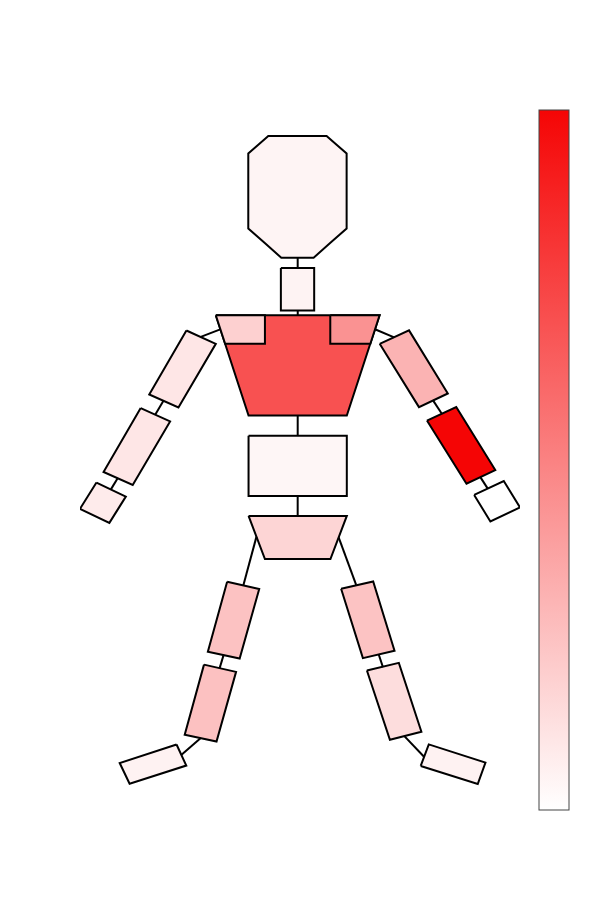
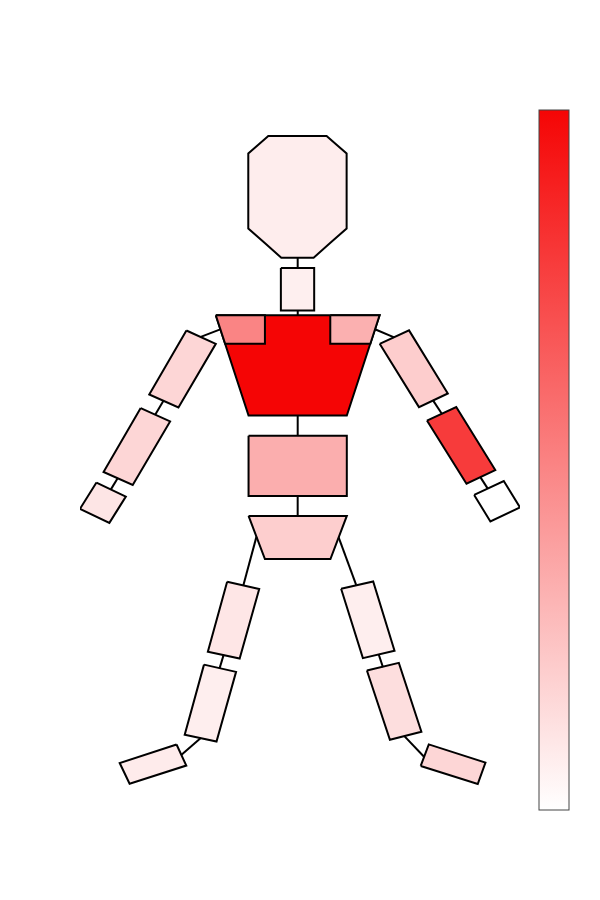

The code cell stored with these charts, in order, in its notebook:
### Code cell
# Code for color code Plot for Decoder E

white =  (255, 255, 255) # White
whiteColorBar = 'rgb(255, 255, 255)'
darkColor = 'rgb(245,5,5)'
print("Body Heatmap for decoder E x-axis")
# Retrieve and reshape data 
coefficientsModelE_x = modelE_dict['Coeff'][0]
coefficientsModelE_x_reshaped = coefficientsModelE_x.reshape(18,3)

# Sum all coefficients across all rotations and positions for each rigid body and normalise
coefficientsModelE_sumDOF = np.sum(np.abs(coefficientsModelE_x_reshaped),1)
coefficientsModelE_sumDOF = coefficientsModelE_sumDOF / sum(coefficientsModelE_sumDOF)

# Create a list with all rigid bodies in skeleton and set rigid bodies that don't have components to 0
coefficients_E_X = np.zeros((19))
coefficients_E_X[0:12] = coefficientsModelE_sumDOF[0:12]
coefficients_E_X[13:19] = coefficientsModelE_sumDOF[12:18]

# Normalise so the max value is 1
coefficients_E_X = coefficients_E_X/ max(coefficients_E_X)






# Set location and import body parts ( list of names of bodies that coefficients correspond to)
location = '../../BodyGraphics/body.svg'

# Extract shape data from the svg file
elements,points,pathElements,bodyPartMapping = extractShapesFromSVG(location=location,parts=bodyParts)

# Set colours for each coefficient
colours = [get_color_hex(i,white,decoderEColor) for i in coefficients_E_X]


# Draw the object 
drawObject(points,elements,colours,bodyPartMapping,saveGameLocation+"_bodySchematic_decoderE_xAxis.svg",
           lightColor = whiteColorBar, darkColor = decoderEColorbar)
#print(coefficients_E_X)


# Now for y plane


print("Body Heatmap for decoder E y-axis")
# Retrieve and reshape data 
coefficientsModelE_y = modelE_dict['Coeff'][1]
coefficientsModelE_y_reshaped = coefficientsModelE_y.reshape(18,3)

# Sum all coefficients across all rotations and positions for each rigid body and normalise
coefficientsModelE_sumDOF = np.sum(np.abs(coefficientsModelE_y_reshaped),1)
coefficientsModelE_sumDOF = coefficientsModelE_sumDOF / sum(coefficientsModelE_sumDOF)

# Create a list with all rigid bodies in skeleton and set rigid bodies that don't have components to 0
coefficients_E_Y = np.zeros((19))
coefficients_E_Y[0:12] = coefficientsModelE_sumDOF[0:12]
coefficients_E_Y[13:19] = coefficientsModelE_sumDOF[12:18]

# Normalise so the max value is 1
coefficients_E_Y = coefficients_E_Y/ max(coefficients_E_Y)








# Set location and import body parts ( list of names of bodies that coefficients correspond to)
location = '../../BodyGraphics/body.svg'

# Extract shape data from the svg file
elements,points,pathElements,bodyPartMapping = extractShapesFromSVG(location=location,parts=bodyParts)

# Set colours for each coefficient
colours = [get_color_hex(i,white,decoderEColor) for i in coefficients_E_Y]


# Draw the object 
drawObject(points,elements,colours,bodyPartMapping,saveGameLocation+"_bodySchematic_decoderE_yAxis.svg",
        lightColor = whiteColorBar, darkColor = decoderEColorbar)
#print(coefficients_E_X)

### Figure 1 — Plotly figure (JSON) as saved in the notebook; plotly's stock layout.template omitted (floating-point values rounded to 4 significant figures)
{"data": [{"hoverinfo": "none", "marker": {"cmax": 1, "cmin": 0, "colorbar": {"tickvals": [], "title": {"text": ""}}, "colorscale": [[0, "rgb(255, 255, 255)"], [1, "rgb(245,5,5)"]]}, "mode": "markers", "type": "scatter", "x": [null], "y": [null]}, {"fill": "toself", "fillcolor": "#000000", "line": {"color": "#000000", "width": 2}, "mode": "lines", "type": "scatter", "x": [107.5, 110.5, 112.8], "y": [-167.4, -176.5, -184.0]}, {"fill": "toself", "fillcolor": "#fef3f3", "line": {"color": "#000000", "width": 2}, "mode": "lines", "type": "scatter", "x": [89.87, 100.0, 100.0, 89.87, 89.87], "y": [-73.58, -73.58, -88.36, -88.36, -73.58]}, {"fill": "toself", "fillcolor": "#fee6e6", "line": {"color": "#000000", "width": 2}, "mode": "lines", "type": "scatter", "x": [61.03, 70, 58.59, 49.68, 61.03], "y": [-95.35, -100, -122.2, -117.6, -95.35]}, {"fill": "toself", "fillcolor": "#fbb3b3", "line": {"color": "#000000", "width": 2}, "mode": "lines", "type": "scatter", "x": [120.0, 129.0, 140.8, 132.0, 120.0], "y": [-99.98, -95.29, -117.3, -122.0, -99.98]}, {"fill": "toself", "fillcolor": "#fee6e6", "line": {"color": "#000000", "width": 2}, "mode": "lines", "type": "scatter", "x": [47.07, 56.05, 44.64, 35.73, 47.07], "y": [-122.4, -127.0, -149.2, -144.7, -122.4]}, {"fill": "toself", "fillcolor": "#f50505", "line": {"color": "#000000", "width": 2}, "mode": "lines", "type": "scatter", "x": [134.5, 143.4, 155.3, 146.5, 134.5], "y": [-126.7, -122.0, -144.0, -148.8, -126.7]}, {"fill": "toself", "fillcolor": "#fef6f6", "line": {"color": "#000000", "width": 2}, "mode": "lines", "type": "scatter", "x": [80, 110, 110, 80, 80], "y": [-132, -132, -153, -153, -132]}, {"fill": "toself", "fillcolor": "#000000", "line": {"color": "#000000", "width": 2}, "mode": "lines", "type": "scatter", "x": [65.41, 71.35, 71.35], "y": [-97.57, -94.95, -94.95]}, {"fill": "toself", "fillcolor": "#000000", "line": {"color": "#000000", "width": 2}, "mode": "lines", "type": "scatter", "x": [124.4, 118.6, 118.6], "y": [-97.73, -94.9, -94.9]}, {"fill": "toself", "fillcolor": "#fdd5d5", "line": {"color": "#000000", "width": 2}, "mode": "lines", "type": "scatter", "x": [80, 85, 105, 110, 80], "y": [-160, -175, -175, -160, -160]}, {"fill": "toself", "fillcolor": "#000000", "line": {"color": "#000000", "width": 2}, "mode": "lines", "type": "scatter", "x": [40.08, 38.92, 37.97], "y": [-146.8, -149.0, -150.7]}, {"fill": "toself", "fillcolor": "#000000", "line": {"color": "#000000", "width": 2}, "mode": "lines", "type": "scatter", "x": [150.7, 152.0, 153.0], "y": [-146.4, -148.6, -150.4]}, {"fill": "toself", "fillcolor": "#000000", "line": {"color": "#000000", "width": 2}, "mode": "lines", "type": "scatter", "x": [95.0, 95.0], "y": [-69.88, -73.68]}, {"fill": "toself", "fillcolor": "#000000", "line": {"color": "#000000", "width": 2}, "mode": "lines", "type": "scatter", "x": [95.01, 95.01], "y": [-88.37, -90.09]}, {"fill": "toself", "fillcolor": "#000000", "line": {"color": "#000000", "width": 2}, "mode": "lines", "type": "scatter", "x": [95.0, 95.0], "y": [-124.7, -132.1]}, {"fill": "toself", "fillcolor": "#000000", "line": {"color": "#000000", "width": 2}, "mode": "lines", "type": "scatter", "x": [136.3, 137.8, 139.0], "y": [-119.6, -122.2, -124.3]}, {"fill": "toself", "fillcolor": "#000000", "line": {"color": "#000000", "width": 2}, "mode": "lines", "type": "scatter", "x": [95.0, 95.0], "y": [-153.0, -160.0]}, {"fill": "toself", "fillcolor": "#000000", "line": {"color": "#000000", "width": 2}, "mode": "lines", "type": "scatter", "x": [54.07, 52.68, 51.54], "y": [-119.8, -122.4, -124.6]}, {"fill": "toself", "fillcolor": "#fcc3c3", "line": {"color": "#000000", "width": 2}, "mode": "lines", "type": "scatter", "x": [108.3, 118.0, 124.6, 114.9, 108.3], "y": [-185.4, -182.8, -207.0, -209.6, -185.4]}, {"fill": "toself", "fillcolor": "#fddddd", "line": {"color": "#000000", "width": 2}, "mode": "lines", "type": "scatter", "x": [116.1, 125.9, 132.8, 123.2, 116.1], "y": [-213.9, -211.2, -235.3, -238.0, -213.9]}, {"fill": "toself", "fillcolor": "#000000", "line": {"color": "#000000", "width": 2}, "mode": "lines", "type": "scatter", "x": [82.42, 80.22, 78.4], "y": [-167.2, -176.6, -184.2]}, {"fill": "toself", "fillcolor": "#fcc2c2", "line": {"color": "#000000", "width": 2}, "mode": "lines", "type": "scatter", "x": [73.46, 83.25, 77.29, 67.58, 73.46], "y": [-182.9, -185.4, -209.7, -207.3, -182.9]}, {"fill": "toself", "fillcolor": "#fcc1c1", "line": {"color": "#000000", "width": 2}, "mode": "lines", "type": "scatter", "x": [66.4, 76.19, 70.22, 60.51, 66.4], "y": [-211.8, -214.4, -238.6, -236.2, -211.8]}, {"fill": "toself", "fillcolor": "#000000", "line": {"color": "#000000", "width": 2}, "mode": "lines", "type": "scatter", "x": [72.41, 71.71, 71.13], "y": [-208.3, -211.0, -213.2]}, {"fill": "toself", "fillcolor": "#000000", "line": {"color": "#000000", "width": 2}, "mode": "lines", "type": "scatter", "x": [119.7, 120.4, 121.0], "y": [-208.1, -210.7, -212.7]}, {"fill": "toself", "fillcolor": "#fef2f2", "line": {"color": "#000000", "width": 2}, "mode": "lines", "type": "scatter", "x": [132.6, 135.0, 152.3, 150.0, 132.6], "y": [-247.1, -239.6, -246.0, -253.4, -247.1]}, {"fill": "toself", "fillcolor": "#000000", "line": {"color": "#000000", "width": 2}, "mode": "lines", "type": "scatter", "x": [127.6, 130.9, 133.6], "y": [-236.8, -240.7, -244.0]}, {"fill": "toself", "fillcolor": "#fef2f2", "line": {"color": "#000000", "width": 2}, "mode": "lines", "type": "scatter", "x": [58.02, 60.99, 43.68, 40.66, 58.02], "y": [-239.7, -247.0, -253.3, -246.1, -239.7]}, {"fill": "toself", "fillcolor": "#000000", "line": {"color": "#000000", "width": 2}, "mode": "lines", "type": "scatter", "x": [65.41, 62.13, 59.44], "y": [-237.4, -240.7, -243.3]}, {"fill": "toself", "fillcolor": "#fef4f4", "line": {"color": "#000000", "width": 2}, "mode": "lines", "type": "scatter", "x": [84.96, 79.92, 79.92, 79.92, 82.98, 86.03, 94.93, 103.8, 106.9, 109.9, 109.9, 109.9, 104.9, 99.87, 94.93, 90.0, 84.96], "y": [-64.86, -59.76, -46.7, -33.64, -30.59, -27.53, -27.53, -27.53, -30.59, -33.64, -46.7, -59.76, -64.86, -69.95, -69.95, -69.95, -64.86]}, {"fill": "toself", "fillcolor": "#feebeb", "line": {"color": "#000000", "width": 2}, "mode": "lines", "type": "scatter", "x": [33.56, 42.53, 37.51, 28.54, 33.56], "y": [-148.3, -153.3, -162.4, -157.5, -148.3]}, {"fill": "toself", "fillcolor": "#f85151", "line": {"color": "#000000", "width": 2}, "mode": "lines", "type": "scatter", "x": [70, 120, 110, 80, 70], "y": [-90, -90, -125, -125, -90]}, {"fill": "toself", "fillcolor": "#fdd0d0", "line": {"color": "#000000", "width": 2}, "mode": "lines", "type": "scatter", "x": [70, 85, 85, 72.85, 70], "y": [-90, -90, -100, -100, -90]}, {"fill": "toself", "fillcolor": "#fa9292", "line": {"color": "#000000", "width": 2}, "mode": "lines", "type": "scatter", "x": [105.0, 120, 117.2, 105.0, 105.0], "y": [-90, -90, -100, -100, -90]}, {"fill": "toself", "fillcolor": "#ffffff", "line": {"color": "#000000", "width": 2}, "mode": "lines", "type": "scatter", "x": [148.9, 157.9, 162.9, 153.8, 148.9], "y": [-152.7, -147.8, -157.0, -161.9, -152.7]}], "layout": {"height": 900, "showlegend": false, "width": 600, "xaxis": {"showgrid": false, "showline": false, "showticklabels": false, "ticks": "", "zeroline": false}, "yaxis": {"showgrid": false, "showline": false, "showticklabels": false, "ticks": "", "zeroline": false}}}

### Figure 2 — Plotly figure (JSON) as saved in the notebook; plotly's stock layout.template omitted (floating-point values rounded to 4 significant figures)
{"data": [{"hoverinfo": "none", "marker": {"cmax": 1, "cmin": 0, "colorbar": {"tickvals": [], "title": {"text": ""}}, "colorscale": [[0, "rgb(255, 255, 255)"], [1, "rgb(245,5,5)"]]}, "mode": "markers", "type": "scatter", "x": [null], "y": [null]}, {"fill": "toself", "fillcolor": "#000000", "line": {"color": "#000000", "width": 2}, "mode": "lines", "type": "scatter", "x": [107.5, 110.5, 112.8], "y": [-167.4, -176.5, -184.0]}, {"fill": "toself", "fillcolor": "#feefef", "line": {"color": "#000000", "width": 2}, "mode": "lines", "type": "scatter", "x": [89.87, 100.0, 100.0, 89.87, 89.87], "y": [-73.58, -73.58, -88.36, -88.36, -73.58]}, {"fill": "toself", "fillcolor": "#fdd6d6", "line": {"color": "#000000", "width": 2}, "mode": "lines", "type": "scatter", "x": [61.03, 70, 58.59, 49.68, 61.03], "y": [-95.35, -100, -122.2, -117.6, -95.35]}, {"fill": "toself", "fillcolor": "#fdcdcd", "line": {"color": "#000000", "width": 2}, "mode": "lines", "type": "scatter", "x": [120.0, 129.0, 140.8, 132.0, 120.0], "y": [-99.98, -95.29, -117.3, -122.0, -99.98]}, {"fill": "toself", "fillcolor": "#fdd6d6", "line": {"color": "#000000", "width": 2}, "mode": "lines", "type": "scatter", "x": [47.07, 56.05, 44.64, 35.73, 47.07], "y": [-122.4, -127.0, -149.2, -144.7, -122.4]}, {"fill": "toself", "fillcolor": "#f73b3b", "line": {"color": "#000000", "width": 2}, "mode": "lines", "type": "scatter", "x": [134.5, 143.4, 155.3, 146.5, 134.5], "y": [-126.7, -122.0, -144.0, -148.8, -126.7]}, {"fill": "toself", "fillcolor": "#fbaeae", "line": {"color": "#000000", "width": 2}, "mode": "lines", "type": "scatter", "x": [80, 110, 110, 80, 80], "y": [-132, -132, -153, -153, -132]}, {"fill": "toself", "fillcolor": "#000000", "line": {"color": "#000000", "width": 2}, "mode": "lines", "type": "scatter", "x": [65.41, 71.35, 71.35], "y": [-97.57, -94.95, -94.95]}, {"fill": "toself", "fillcolor": "#000000", "line": {"color": "#000000", "width": 2}, "mode": "lines", "type": "scatter", "x": [124.4, 118.6, 118.6], "y": [-97.73, -94.9, -94.9]}, {"fill": "toself", "fillcolor": "#fdcece", "line": {"color": "#000000", "width": 2}, "mode": "lines", "type": "scatter", "x": [80, 85, 105, 110, 80], "y": [-160, -175, -175, -160, -160]}, {"fill": "toself", "fillcolor": "#000000", "line": {"color": "#000000", "width": 2}, "mode": "lines", "type": "scatter", "x": [40.08, 38.92, 37.97], "y": [-146.8, -149.0, -150.7]}, {"fill": "toself", "fillcolor": "#000000", "line": {"color": "#000000", "width": 2}, "mode": "lines", "type": "scatter", "x": [150.7, 152.0, 153.0], "y": [-146.4, -148.6, -150.4]}, {"fill": "toself", "fillcolor": "#000000", "line": {"color": "#000000", "width": 2}, "mode": "lines", "type": "scatter", "x": [95.0, 95.0], "y": [-69.88, -73.68]}, {"fill": "toself", "fillcolor": "#000000", "line": {"color": "#000000", "width": 2}, "mode": "lines", "type": "scatter", "x": [95.01, 95.01], "y": [-88.37, -90.09]}, {"fill": "toself", "fillcolor": "#000000", "line": {"color": "#000000", "width": 2}, "mode": "lines", "type": "scatter", "x": [95.0, 95.0], "y": [-124.7, -132.1]}, {"fill": "toself", "fillcolor": "#000000", "line": {"color": "#000000", "width": 2}, "mode": "lines", "type": "scatter", "x": [136.3, 137.8, 139.0], "y": [-119.6, -122.2, -124.3]}, {"fill": "toself", "fillcolor": "#000000", "line": {"color": "#000000", "width": 2}, "mode": "lines", "type": "scatter", "x": [95.0, 95.0], "y": [-153.0, -160.0]}, {"fill": "toself", "fillcolor": "#000000", "line": {"color": "#000000", "width": 2}, "mode": "lines", "type": "scatter", "x": [54.07, 52.68, 51.54], "y": [-119.8, -122.4, -124.6]}, {"fill": "toself", "fillcolor": "#feeeee", "line": {"color": "#000000", "width": 2}, "mode": "lines", "type": "scatter", "x": [108.3, 118.0, 124.6, 114.9, 108.3], "y": [-185.4, -182.8, -207.0, -209.6, -185.4]}, {"fill": "toself", "fillcolor": "#fddede", "line": {"color": "#000000", "width": 2}, "mode": "lines", "type": "scatter", "x": [116.1, 125.9, 132.8, 123.2, 116.1], "y": [-213.9, -211.2, -235.3, -238.0, -213.9]}, {"fill": "toself", "fillcolor": "#000000", "line": {"color": "#000000", "width": 2}, "mode": "lines", "type": "scatter", "x": [82.42, 80.22, 78.4], "y": [-167.2, -176.6, -184.2]}, {"fill": "toself", "fillcolor": "#fee6e6", "line": {"color": "#000000", "width": 2}, "mode": "lines", "type": "scatter", "x": [73.46, 83.25, 77.29, 67.58, 73.46], "y": [-182.9, -185.4, -209.7, -207.3, -182.9]}, {"fill": "toself", "fillcolor": "#feeeee", "line": {"color": "#000000", "width": 2}, "mode": "lines", "type": "scatter", "x": [66.4, 76.19, 70.22, 60.51, 66.4], "y": [-211.8, -214.4, -238.6, -236.2, -211.8]}, {"fill": "toself", "fillcolor": "#000000", "line": {"color": "#000000", "width": 2}, "mode": "lines", "type": "scatter", "x": [72.41, 71.71, 71.13], "y": [-208.3, -211.0, -213.2]}, {"fill": "toself", "fillcolor": "#000000", "line": {"color": "#000000", "width": 2}, "mode": "lines", "type": "scatter", "x": [119.7, 120.4, 121.0], "y": [-208.1, -210.7, -212.7]}, {"fill": "toself", "fillcolor": "#fdd6d6", "line": {"color": "#000000", "width": 2}, "mode": "lines", "type": "scatter", "x": [132.6, 135.0, 152.3, 150.0, 132.6], "y": [-247.1, -239.6, -246.0, -253.4, -247.1]}, {"fill": "toself", "fillcolor": "#000000", "line": {"color": "#000000", "width": 2}, "mode": "lines", "type": "scatter", "x": [127.6, 130.9, 133.6], "y": [-236.8, -240.7, -244.0]}, {"fill": "toself", "fillcolor": "#feebeb", "line": {"color": "#000000", "width": 2}, "mode": "lines", "type": "scatter", "x": [58.02, 60.99, 43.68, 40.66, 58.02], "y": [-239.7, -247.0, -253.3, -246.1, -239.7]}, {"fill": "toself", "fillcolor": "#000000", "line": {"color": "#000000", "width": 2}, "mode": "lines", "type": "scatter", "x": [65.41, 62.13, 59.44], "y": [-237.4, -240.7, -243.3]}, {"fill": "toself", "fillcolor": "#feeded", "line": {"color": "#000000", "width": 2}, "mode": "lines", "type": "scatter", "x": [84.96, 79.92, 79.92, 79.92, 82.98, 86.03, 94.93, 103.8, 106.9, 109.9, 109.9, 109.9, 104.9, 99.87, 94.93, 90.0, 84.96], "y": [-64.86, -59.76, -46.7, -33.64, -30.59, -27.53, -27.53, -27.53, -30.59, -33.64, -46.7, -59.76, -64.86, -69.95, -69.95, -69.95, -64.86]}, {"fill": "toself", "fillcolor": "#fde5e5", "line": {"color": "#000000", "width": 2}, "mode": "lines", "type": "scatter", "x": [33.56, 42.53, 37.51, 28.54, 33.56], "y": [-148.3, -153.3, -162.4, -157.5, -148.3]}, {"fill": "toself", "fillcolor": "#f50505", "line": {"color": "#000000", "width": 2}, "mode": "lines", "type": "scatter", "x": [70, 120, 110, 80, 70], "y": [-90, -90, -125, -125, -90]}, {"fill": "toself", "fillcolor": "#fa8484", "line": {"color": "#000000", "width": 2}, "mode": "lines", "type": "scatter", "x": [70, 85, 85, 72.85, 70], "y": [-90, -90, -100, -100, -90]}, {"fill": "toself", "fillcolor": "#fbb0b0", "line": {"color": "#000000", "width": 2}, "mode": "lines", "type": "scatter", "x": [105.0, 120, 117.2, 105.0, 105.0], "y": [-90, -90, -100, -100, -90]}, {"fill": "toself", "fillcolor": "#ffffff", "line": {"color": "#000000", "width": 2}, "mode": "lines", "type": "scatter", "x": [148.9, 157.9, 162.9, 153.8, 148.9], "y": [-152.7, -147.8, -157.0, -161.9, -152.7]}], "layout": {"height": 900, "showlegend": false, "width": 600, "xaxis": {"showgrid": false, "showline": false, "showticklabels": false, "ticks": "", "zeroline": false}, "yaxis": {"showgrid": false, "showline": false, "showticklabels": false, "ticks": "", "zeroline": false}}}
